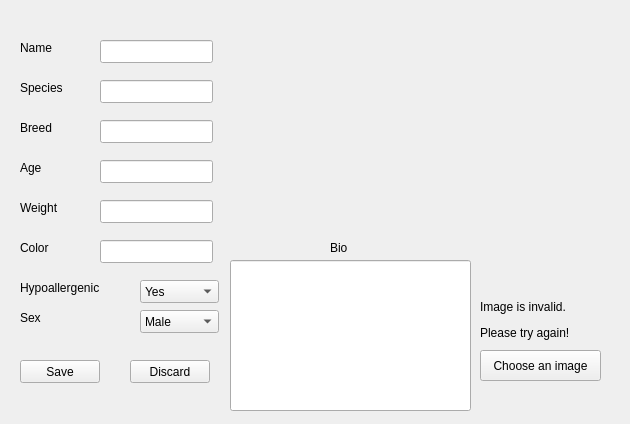
<?xml version="1.0" encoding="UTF-8"?>
<ui version="4.0">
 <class>AdopteeAddPet</class>
 <widget class="QWidget" name="AdopteeAddPet">
  <property name="geometry">
   <rect>
    <x>0</x>
    <y>0</y>
    <width>630</width>
    <height>424</height>
   </rect>
  </property>
  <property name="sizePolicy">
   <sizepolicy hsizetype="Fixed" vsizetype="Fixed">
    <horstretch>0</horstretch>
    <verstretch>0</verstretch>
   </sizepolicy>
  </property>
  <property name="minimumSize">
   <size>
    <width>630</width>
    <height>424</height>
   </size>
  </property>
  <property name="maximumSize">
   <size>
    <width>630</width>
    <height>424</height>
   </size>
  </property>
  <property name="windowTitle">
   <string>Form</string>
  </property>
  <widget class="QPushButton" name="btn_image">
   <property name="geometry">
    <rect>
     <x>480</x>
     <y>350</y>
     <width>121</width>
     <height>31</height>
    </rect>
   </property>
   <property name="text">
    <string>Choose an image</string>
   </property>
  </widget>
  <widget class="QLabel" name="lbl_image">
   <property name="geometry">
    <rect>
     <x>300</x>
     <y>30</y>
     <width>311</width>
     <height>191</height>
    </rect>
   </property>
   <property name="text">
    <string/>
   </property>
  </widget>
  <widget class="QPushButton" name="saveButton">
   <property name="geometry">
    <rect>
     <x>20</x>
     <y>360</y>
     <width>80</width>
     <height>23</height>
    </rect>
   </property>
   <property name="text">
    <string>Save</string>
   </property>
  </widget>
  <widget class="QPushButton" name="discardButton">
   <property name="geometry">
    <rect>
     <x>130</x>
     <y>360</y>
     <width>80</width>
     <height>23</height>
    </rect>
   </property>
   <property name="text">
    <string>Discard</string>
   </property>
  </widget>
  <widget class="QLineEdit" name="nameInput">
   <property name="geometry">
    <rect>
     <x>100</x>
     <y>40</y>
     <width>113</width>
     <height>23</height>
    </rect>
   </property>
  </widget>
  <widget class="QLabel" name="label">
   <property name="geometry">
    <rect>
     <x>20</x>
     <y>40</y>
     <width>59</width>
     <height>15</height>
    </rect>
   </property>
   <property name="text">
    <string>Name</string>
   </property>
  </widget>
  <widget class="QLineEdit" name="speciesInput">
   <property name="geometry">
    <rect>
     <x>100</x>
     <y>80</y>
     <width>113</width>
     <height>23</height>
    </rect>
   </property>
  </widget>
  <widget class="QLabel" name="label_2">
   <property name="geometry">
    <rect>
     <x>20</x>
     <y>80</y>
     <width>59</width>
     <height>15</height>
    </rect>
   </property>
   <property name="text">
    <string>Species</string>
   </property>
  </widget>
  <widget class="QLabel" name="label_3">
   <property name="geometry">
    <rect>
     <x>20</x>
     <y>120</y>
     <width>59</width>
     <height>15</height>
    </rect>
   </property>
   <property name="text">
    <string>Breed</string>
   </property>
  </widget>
  <widget class="QLineEdit" name="breedInput">
   <property name="geometry">
    <rect>
     <x>100</x>
     <y>120</y>
     <width>113</width>
     <height>23</height>
    </rect>
   </property>
  </widget>
  <widget class="QLineEdit" name="ageInput">
   <property name="geometry">
    <rect>
     <x>100</x>
     <y>160</y>
     <width>113</width>
     <height>23</height>
    </rect>
   </property>
   <property name="inputMethodHints">
    <set>Qt::ImhDigitsOnly|Qt::ImhFormattedNumbersOnly</set>
   </property>
  </widget>
  <widget class="QLineEdit" name="weightInput">
   <property name="geometry">
    <rect>
     <x>100</x>
     <y>200</y>
     <width>113</width>
     <height>23</height>
    </rect>
   </property>
   <property name="inputMethodHints">
    <set>Qt::ImhDigitsOnly|Qt::ImhFormattedNumbersOnly</set>
   </property>
  </widget>
  <widget class="QLineEdit" name="colorInput">
   <property name="geometry">
    <rect>
     <x>100</x>
     <y>240</y>
     <width>113</width>
     <height>23</height>
    </rect>
   </property>
  </widget>
  <widget class="QLabel" name="label_4">
   <property name="geometry">
    <rect>
     <x>20</x>
     <y>160</y>
     <width>59</width>
     <height>15</height>
    </rect>
   </property>
   <property name="text">
    <string>Age</string>
   </property>
  </widget>
  <widget class="QLabel" name="label_5">
   <property name="geometry">
    <rect>
     <x>20</x>
     <y>200</y>
     <width>59</width>
     <height>15</height>
    </rect>
   </property>
   <property name="text">
    <string>Weight</string>
   </property>
  </widget>
  <widget class="QLabel" name="label_6">
   <property name="geometry">
    <rect>
     <x>20</x>
     <y>240</y>
     <width>59</width>
     <height>15</height>
    </rect>
   </property>
   <property name="text">
    <string>Color</string>
   </property>
  </widget>
  <widget class="QLabel" name="label_7">
   <property name="geometry">
    <rect>
     <x>20</x>
     <y>280</y>
     <width>101</width>
     <height>16</height>
    </rect>
   </property>
   <property name="text">
    <string>Hypoallergenic</string>
   </property>
  </widget>
  <widget class="QLabel" name="label_8">
   <property name="geometry">
    <rect>
     <x>20</x>
     <y>310</y>
     <width>101</width>
     <height>16</height>
    </rect>
   </property>
   <property name="text">
    <string>Sex</string>
   </property>
  </widget>
  <widget class="QComboBox" name="comboBox">
   <property name="geometry">
    <rect>
     <x>140</x>
     <y>280</y>
     <width>79</width>
     <height>23</height>
    </rect>
   </property>
   <item>
    <property name="text">
     <string>Yes</string>
    </property>
   </item>
   <item>
    <property name="text">
     <string>No</string>
    </property>
   </item>
  </widget>
  <widget class="QComboBox" name="comboBox_2">
   <property name="geometry">
    <rect>
     <x>140</x>
     <y>310</y>
     <width>79</width>
     <height>23</height>
    </rect>
   </property>
   <item>
    <property name="text">
     <string>Male</string>
    </property>
   </item>
   <item>
    <property name="text">
     <string>Female</string>
    </property>
   </item>
  </widget>
  <widget class="QLabel" name="label_9">
   <property name="geometry">
    <rect>
     <x>330</x>
     <y>240</y>
     <width>59</width>
     <height>15</height>
    </rect>
   </property>
   <property name="text">
    <string>Bio</string>
   </property>
  </widget>
  <widget class="QLineEdit" name="bioBox">
   <property name="geometry">
    <rect>
     <x>230</x>
     <y>260</y>
     <width>241</width>
     <height>151</height>
    </rect>
   </property>
   <property name="layoutDirection">
    <enum>Qt::LeftToRight</enum>
   </property>
   <property name="inputMethodHints">
    <set>Qt::ImhDigitsOnly</set>
   </property>
   <property name="alignment">
    <set>Qt::AlignLeading|Qt::AlignLeft|Qt::AlignTop</set>
   </property>
  </widget>
  <widget class="QLabel" name="invalidImageLabel">
   <property name="geometry">
    <rect>
     <x>480</x>
     <y>300</y>
     <width>131</width>
     <height>41</height>
    </rect>
   </property>
   <property name="text">
    <string>&lt;html&gt;&lt;head/&gt;&lt;body&gt;&lt;p&gt;Image is invalid.&lt;/p&gt;&lt;p&gt;Please try again!&lt;/p&gt;&lt;/body&gt;&lt;/html&gt;</string>
   </property>
  </widget>
 </widget>
 <resources/>
 <connections/>
</ui>
